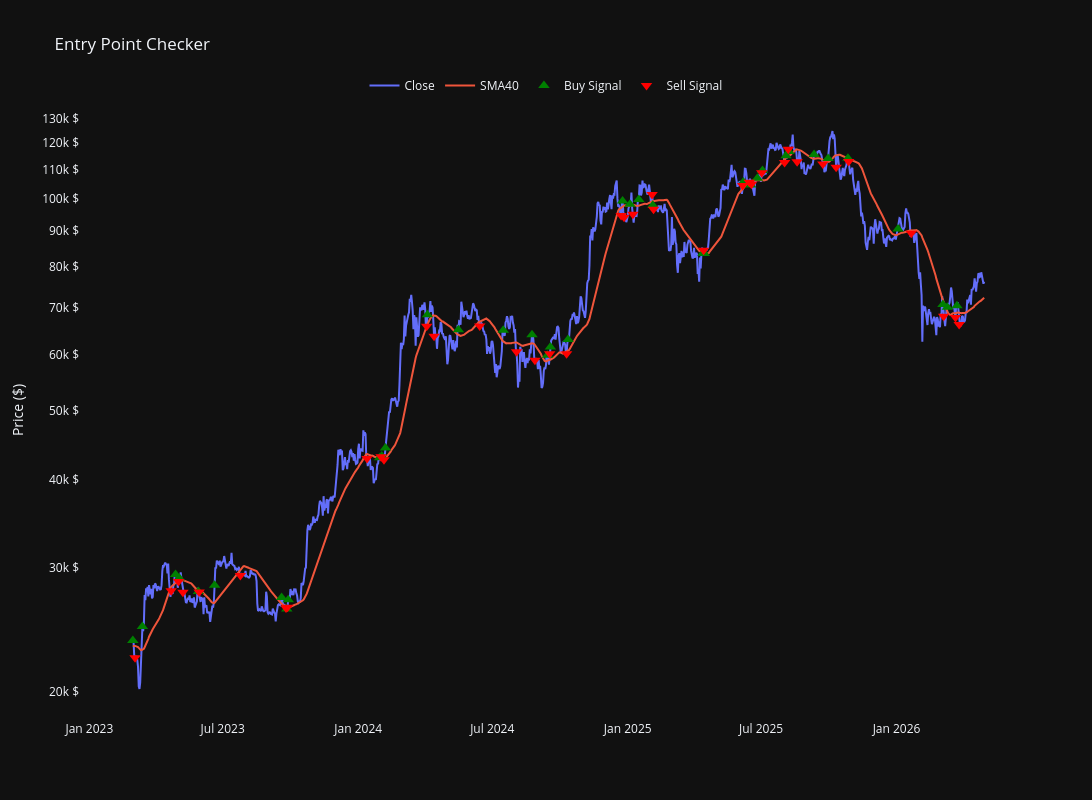

The cell this chart's notebook holds for it:
### Code cell
tools.plot_trades_signals(df_test['BTCUSDT'][['Close', 'SMA40']], os_result.trades)
